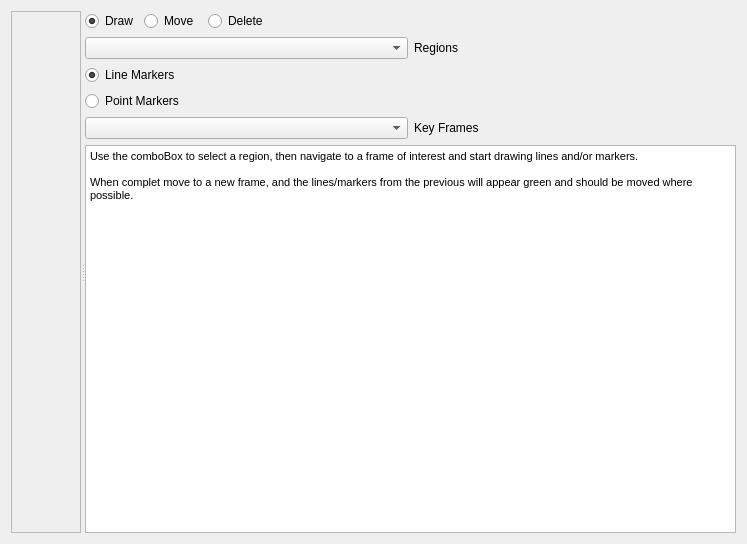
<?xml version="1.0" encoding="UTF-8"?>
<ui version="4.0">
 <class>ArtifactMarkupWidget</class>
 <widget class="QWidget" name="ArtifactMarkupWidget">
  <property name="geometry">
   <rect>
    <x>0</x>
    <y>0</y>
    <width>747</width>
    <height>544</height>
   </rect>
  </property>
  <property name="windowTitle">
   <string>Mark-up Artifacts</string>
  </property>
  <layout class="QVBoxLayout" name="verticalLayout">
   <item>
    <widget class="QSplitter" name="_splitter">
     <property name="orientation">
      <enum>Qt::Horizontal</enum>
     </property>
     <widget class="QScrollArea" name="scrollArea">
      <property name="widgetResizable">
       <bool>true</bool>
      </property>
      <widget class="QWidget" name="scrollAreaWidgetContents">
       <property name="geometry">
        <rect>
         <x>0</x>
         <y>0</y>
         <width>105</width>
         <height>516</height>
        </rect>
       </property>
      </widget>
     </widget>
     <widget class="QWidget" name="layoutWidget">
      <layout class="QVBoxLayout" name="controlsLayout">
       <item>
        <layout class="QHBoxLayout" name="modeLayout">
         <item>
          <widget class="QRadioButton" name="_drawButton">
           <property name="text">
            <string>Draw</string>
           </property>
           <property name="checked">
            <bool>true</bool>
           </property>
           <attribute name="buttonGroup">
            <string notr="true">_markerButtonGroup</string>
           </attribute>
          </widget>
         </item>
         <item>
          <widget class="QRadioButton" name="_moveButton">
           <property name="text">
            <string>Move </string>
           </property>
           <attribute name="buttonGroup">
            <string notr="true">_markerButtonGroup</string>
           </attribute>
          </widget>
         </item>
         <item>
          <widget class="QRadioButton" name="_deleteButton">
           <property name="text">
            <string>Delete</string>
           </property>
           <attribute name="buttonGroup">
            <string notr="true">_markerButtonGroup</string>
           </attribute>
          </widget>
         </item>
         <item>
          <spacer name="horizontalSpacer">
           <property name="orientation">
            <enum>Qt::Horizontal</enum>
           </property>
           <property name="sizeHint" stdset="0">
            <size>
             <width>40</width>
             <height>20</height>
            </size>
           </property>
          </spacer>
         </item>
        </layout>
       </item>
       <item>
        <layout class="QVBoxLayout" name="propsLayout">
         <item>
          <layout class="QHBoxLayout" name="regionsLayout">
           <item>
            <widget class="QComboBox" name="_regionsComboBox"/>
           </item>
           <item>
            <widget class="QLabel" name="label_2">
             <property name="text">
              <string>Regions</string>
             </property>
            </widget>
           </item>
          </layout>
         </item>
         <item>
          <widget class="QRadioButton" name="_linesButton">
           <property name="text">
            <string>Line Markers</string>
           </property>
           <property name="checked">
            <bool>true</bool>
           </property>
           <attribute name="buttonGroup">
            <string notr="true">_stateButtonGroup</string>
           </attribute>
          </widget>
         </item>
         <item>
          <widget class="QRadioButton" name="_pointsButton">
           <property name="text">
            <string>Point Markers</string>
           </property>
           <attribute name="buttonGroup">
            <string notr="true">_stateButtonGroup</string>
           </attribute>
          </widget>
         </item>
         <item>
          <layout class="QHBoxLayout" name="framesLayout">
           <item>
            <widget class="QComboBox" name="_framesComboBox"/>
           </item>
           <item>
            <widget class="QLabel" name="label">
             <property name="text">
              <string>Key Frames</string>
             </property>
            </widget>
           </item>
          </layout>
         </item>
        </layout>
       </item>
       <item>
        <widget class="QTextBrowser" name="textBrowser">
         <property name="html">
          <string>&lt;!DOCTYPE HTML PUBLIC &quot;-//W3C//DTD HTML 4.0//EN&quot; &quot;http://www.w3.org/TR/REC-html40/strict.dtd&quot;&gt;
&lt;html&gt;&lt;head&gt;&lt;meta name=&quot;qrichtext&quot; content=&quot;1&quot; /&gt;&lt;style type=&quot;text/css&quot;&gt;
p, li { white-space: pre-wrap; }
&lt;/style&gt;&lt;/head&gt;&lt;body style=&quot; font-family:'MS Shell Dlg 2'; font-size:8pt; font-weight:400; font-style:normal;&quot;&gt;
&lt;p style=&quot; margin-top:0px; margin-bottom:0px; margin-left:0px; margin-right:0px; -qt-block-indent:0; text-indent:0px;&quot;&gt;Use the comboBox to select a region, then navigate to a frame of interest and start drawing lines and/or markers.&lt;/p&gt;
&lt;p style=&quot;-qt-paragraph-type:empty; margin-top:0px; margin-bottom:0px; margin-left:0px; margin-right:0px; -qt-block-indent:0; text-indent:0px;&quot;&gt;&lt;br /&gt;&lt;/p&gt;
&lt;p style=&quot; margin-top:0px; margin-bottom:0px; margin-left:0px; margin-right:0px; -qt-block-indent:0; text-indent:0px;&quot;&gt;When complet move to a new frame, and the lines/markers from the previous will appear green and should be moved where possible.&lt;/p&gt;&lt;/body&gt;&lt;/html&gt;</string>
         </property>
        </widget>
       </item>
      </layout>
     </widget>
    </widget>
   </item>
  </layout>
 </widget>
 <resources/>
 <connections>
  <connection>
   <sender>_markerButtonGroup</sender>
   <signal>buttonClicked(QAbstractButton*)</signal>
   <receiver>ArtifactMarkupWidget</receiver>
   <slot>marking_state_selected(QAbstractButton*)</slot>
   <hints>
    <hint type="sourcelabel">
     <x>-1</x>
     <y>-1</y>
    </hint>
    <hint type="destinationlabel">
     <x>373</x>
     <y>271</y>
    </hint>
   </hints>
  </connection>
  <connection>
   <sender>_regionsComboBox</sender>
   <signal>currentIndexChanged(int)</signal>
   <receiver>ArtifactMarkupWidget</receiver>
   <slot>region_selected(int)</slot>
   <hints>
    <hint type="sourcelabel">
     <x>535</x>
     <y>62</y>
    </hint>
    <hint type="destinationlabel">
     <x>373</x>
     <y>271</y>
    </hint>
   </hints>
  </connection>
  <connection>
   <sender>_stateButtonGroup</sender>
   <signal>buttonClicked(QAbstractButton*)</signal>
   <receiver>ArtifactMarkupWidget</receiver>
   <slot>mark_type_selected(QAbstractButton*)</slot>
   <hints>
    <hint type="sourcelabel">
     <x>-1</x>
     <y>-1</y>
    </hint>
    <hint type="destinationlabel">
     <x>373</x>
     <y>271</y>
    </hint>
   </hints>
  </connection>
  <connection>
   <sender>_framesComboBox</sender>
   <signal>currentIndexChanged(int)</signal>
   <receiver>ArtifactMarkupWidget</receiver>
   <slot>key_frame_selected(int)</slot>
   <hints>
    <hint type="sourcelabel">
     <x>535</x>
     <y>162</y>
    </hint>
    <hint type="destinationlabel">
     <x>373</x>
     <y>271</y>
    </hint>
   </hints>
  </connection>
 </connections>
 <buttongroups>
  <buttongroup name="_markerButtonGroup"/>
  <buttongroup name="_stateButtonGroup"/>
 </buttongroups>
</ui>
